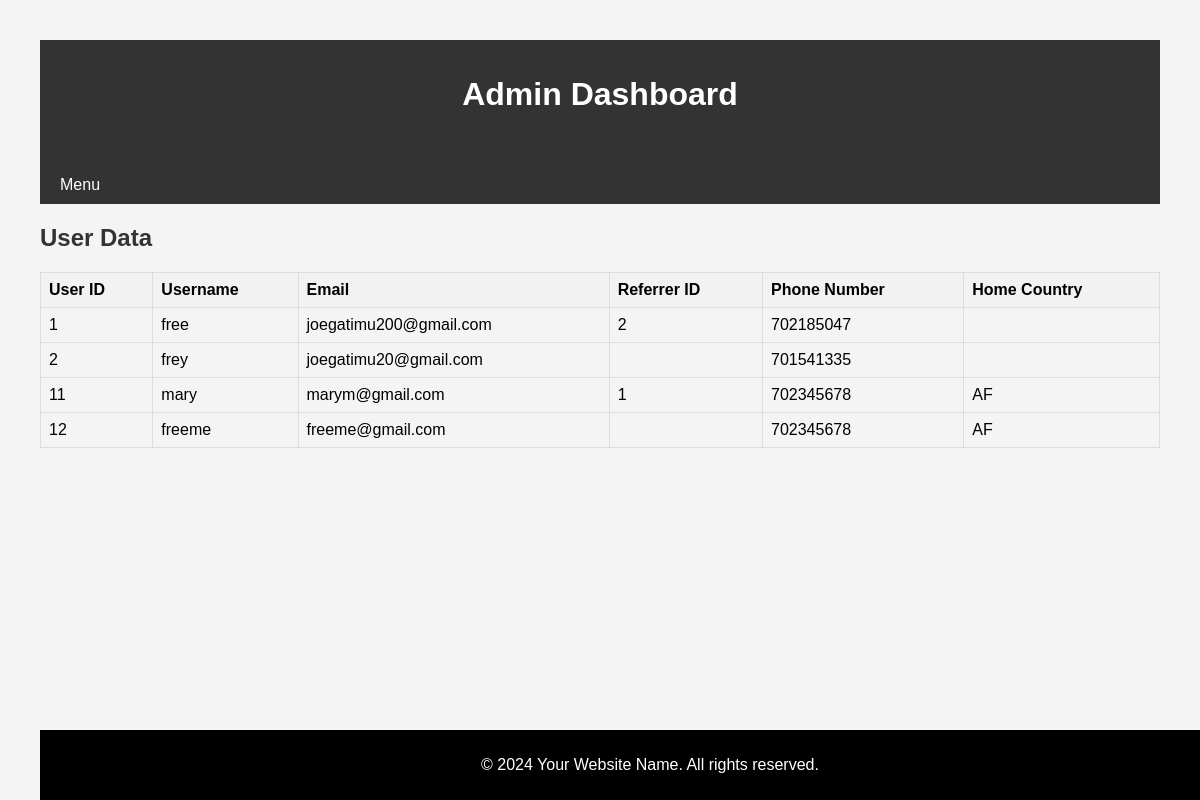
Screenshot of /Admin/referrals.php with the database file from the repository.
### tables this page shows
CREATE TABLE `users` (
  `user_id` int(11) NOT NULL,
  `username` varchar(50) NOT NULL,
  `password` varchar(255) NOT NULL,
  `email` varchar(100) NOT NULL,
  `balance` decimal(10,2) DEFAULT 0.00,
  `registration_date` timestamp NOT NULL DEFAULT current_timestamp(),
  `phone_number` int(11) NOT NULL,
  `referral_code` varchar(20) DEFAULT NULL,
  `referrer_id` int(11) DEFAULT NULL,
  `home_country` varchar(11) NOT NULL,
  `referral_earnings` decimal(10,2) DEFAULT 0.00
);

### htdocs/Admin/referrals.php (the view, shortened to what this page needs)
<?php
include('../db_connection.php');
include('header.php');
$sql = "SELECT user_id, username, email, referrer_id, phone_number, home_country FROM users";
$result = $conn->query($sql);
?>
<!DOCTYPE html>
<html lang="en">
<head>
</head>
<body>
    <?php
    if ($result->num_rows > 0) {
        echo "<h2>User Data</h2>";
        echo "<table>
                <tr>
                    <th>User ID</th>
                    <th>Username</th>
                    <th>Email</th>
                    <th>Referrer ID</th>
                    <th>Phone Number</th>
                    <th>Home Country</th>
                </tr>";
        while ($row = $result->fetch_assoc()) {
            echo "<tr>
                    <td>{$row['user_id']}</td>
                    <td>{$row['username']}</td>
                    <td>{$row['email']}</td>
                    <td>{$row['referrer_id']}</td>
                    <td>{$row['phone_number']}</td>
                    <td>{$row['home_country']}</td>
                </tr>";
        }
        echo "</table>";
    } else {
        echo "<p>No user data found.</p>";
    }
    ?>
</body>
</html>
<?php
include('footer.php');
?>

### htdocs/Admin/header.php (style rules this page uses)
body { font-family: 'Arial', sans-serif; margin: 0; padding: 0; background-color: #f4f4f4; height: auto; }

### htdocs/Admin/referrals.php (style rules this page uses)
body { font-family: 'Arial', sans-serif; margin: 20px; padding: 20px; background-color: #f4f4f4; }
h2 { color: #333; }
table { width: 100%; border-collapse: collapse; margin-top: 20px; }
th, td { border: 1px solid #ddd; padding: 8px; text-align: left; }
th { background-color: #f2f2f2; }

### rows the page displays
users: user_id "1", username "free", email "joegatimu200@gmail.com", referrer "2", phone_number "702185047"
users: user_id "2", username "frey", email "joegatimu20@gmail.com", phone_number "701541335"
users: user_id "11", username "mary", email "marym@gmail.com", referrer "1", phone_number "702345678", home_country "AF"
users: user_id "12", username "freeme", email "freeme@gmail.com", phone_number "702345678", home_country "AF"
